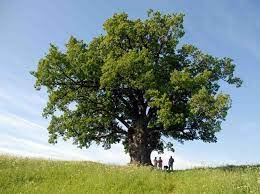
#> input picture lab3/images/12.jpeg, 260 x 194 px, given in place of 12.jpg, which was not available
$ python sift.py
#> lines starting #> are read from the running program, lines starting #| are printed output that depends on the picture; pictures that were not available may be replaced by others from this repository, and a replacement may not be noted
import cv2
img2 = cv2.imread('/media/alex/One Touch/учеба/комп зрение/lab2/пример/12.jpg')
#> img2 is the input picture: shape (194, 260, 3); mean B, G, R 130.5, 142.5, 126.3
# convert to greyscale


# read the images
img1 = cv2.imread('/media/alex/One Touch/учеба/комп зрение/lab2/пример/1.jpg')
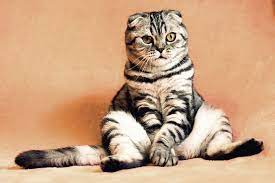
#> input picture lab3/images/1.jpeg, 275 x 183 px, given in place of 1.jpg, which was not available
#> img1 is the input picture: shape (183, 275, 3); mean B, G, R 130, 162.6, 202.3
# img2 = cv2.imread('table.jpg')
# convert images to grayscale
img1 = cv2.cvtColor(img1, cv2.COLOR_BGR2GRAY)
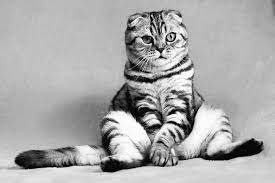
#> img1: shape (183, 275); min 0, max 255, mean 170.7
img2 = cv2.cvtColor(img2, cv2.COLOR_BGR2GRAY)
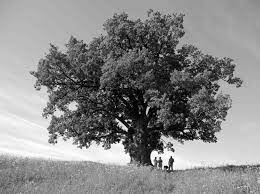
#> img2: shape (194, 260); min 0, max 255, mean 136.3
# create SIFT object
sift = cv2.xfeatures2d.SIFT_create()

# detect SIFT features in both images
keypoints_1, descriptors_1 = sift.detectAndCompute(img1,None)
#> keypoints_1 = 333 keypoints; strongest (x, y, size): (161, 57, 2.2), (251, 148, 13.2), (112, 166, 11), (166, 40, 1.9)
keypoints_2, descriptors_2 = sift.detectAndCompute(img2,None)
#> keypoints_2 = 463 keypoints; strongest (x, y, size): (171, 161, 3.8), (125, 128, 3.2), (185, 131, 2), (154, 154, 5.6)


# create feature matcher
bf = cv2.BFMatcher(cv2.NORM_L1, crossCheck=True)
# match descriptors of both images
matches = bf.match(descriptors_1,descriptors_2)
#> matches = 110 matches


# sort matches by distance
matches = sorted(matches, key = lambda x:x.distance)
# draw first 50 matches
matched_img = cv2.drawMatches(img1, keypoints_1, img2, keypoints_2, matches[:50], img2, flags=2)
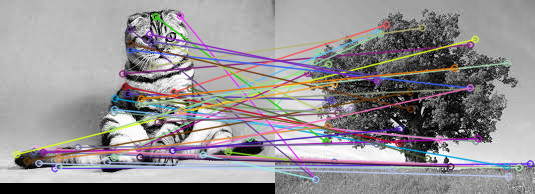
#> matched_img: shape (194, 535, 3); mean of channels 0, 1, 2 147.4, 144.7, 148.8; drawn as B, G, R

# show the image
cv2.imshow('image', matched_img)
# save the image
cv2.imwrite("matched_images.jpg", matched_img)
cv2.waitKey(0)
cv2.destroyAllWindows()
